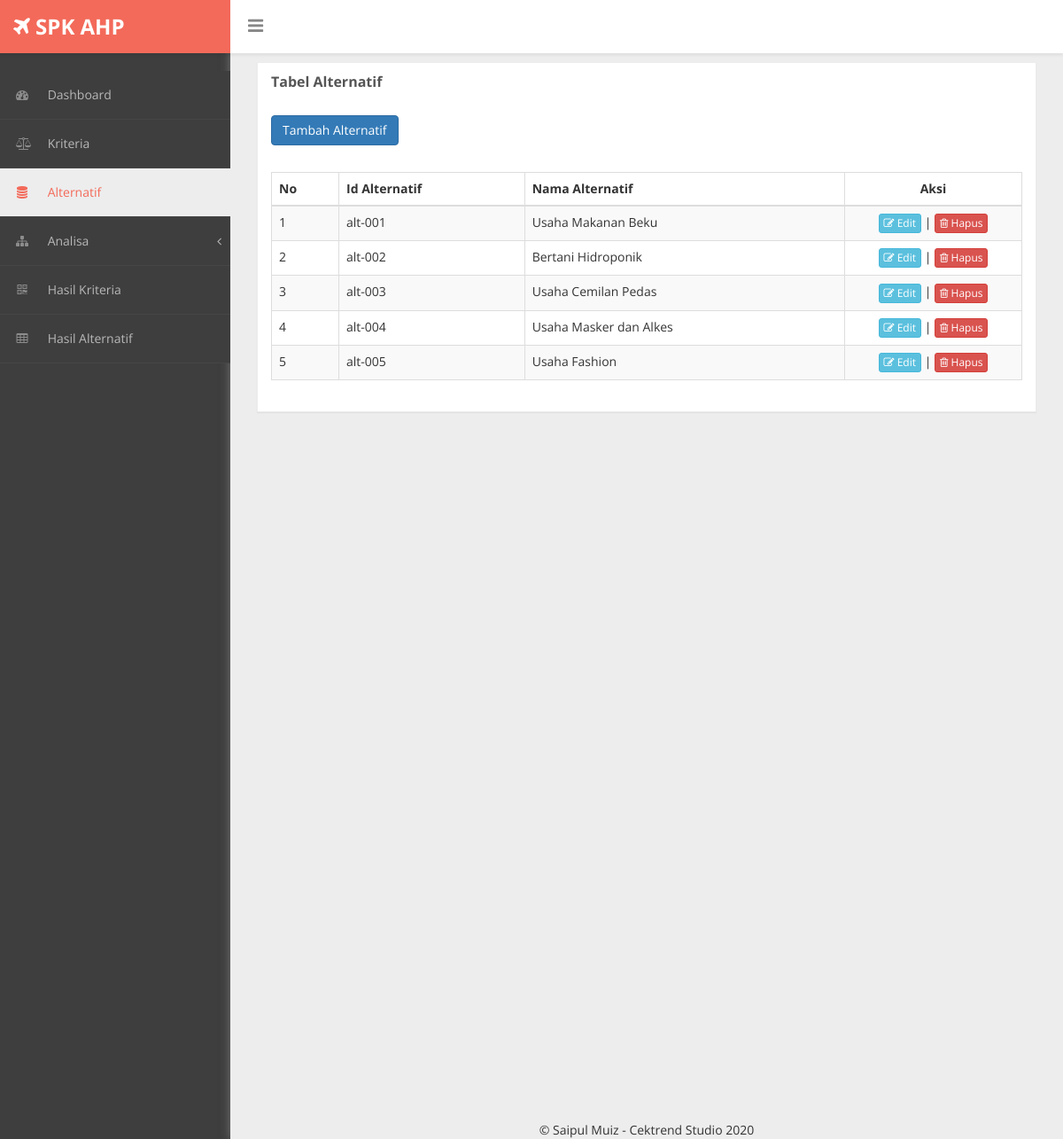
/?modul=alternatif, run on the app's committed database.
### tables this page shows
CREATE TABLE `tb_alternatif` (
  `id_alternatif` varchar(7) NOT NULL,
  `nama_alternatif` varchar(50) NOT NULL
);

### template/alternatif.php (the view, shortened to what this page needs)
<?php
    include "koneksi.php";
 ?>
<div id="page-inner">
    <div class="row">
        <div class="col-md-12">
            <div class="panel panel-default">
                <div class="panel-heading">
                    Tabel Alternatif
                </div>
                <div class="panel-body">
                    <button class="btn btn-primary btn-md" data-toggle="modal" id="addModal" data-target="#add_modal">Tambah Alternatif</button>
                </div>
                <div class="panel-body">
                    <div class="table-responsive">
                        <table class="table table-striped table-bordered table-hover">
                            <thead>
                                <tr>
                                    <th scope="col">No</th>
                                    <th scope="col">Id Alternatif</th>
                                    <th scope="col">Nama Alternatif</th>
                                    <th style="text-align: center;">Aksi</th>
                                </tr>
                            </thead>
                            <tbody id="dataAlternatif">
                            <?php
                                $query = mysqli_query($koneksi, "SELECT * FROM tb_alternatif");
                                $no = 1;
                                while ($row = mysqli_fetch_array($query)) {
                                ?>
                                <tr>
                                    <td><?php echo $no; ?></td>
                                    <td><?php echo $row[0]; ?></td>
                                    <td><?php echo $row[1]; ?></td>
                                    <td align="center" width="200">
                                        <button name="edit" id="<?php echo $row['id_alternatif'] ?>" class="btn btn-info btn-xs edit_data" ><i class="fa fa-edit"></i> Edit</button> |
                                        <button name="hapus" id="<?php echo $row['id_alternatif'] ?>" class="btn btn-danger btn-xs hapus_data" ><i class="fa fa-trash-o"></i> Hapus</button>
                                    </td>
                                </tr>
                                <?php
                                $no++;
                                }
                                ?>
                            </tbody>
                        </table>
                    </div>
                </div>
            </div>
        </div>
    </div>
</div>

### assets/css/custom-styles.css (style rules this page uses)
body { font-family: 'Open Sans', sans-serif; background: #3E3E3E; }
#page-inner { width:100%; margin:0 20px 10px 0px; background-color:transparent; padding: 15px 30px; min-height:1200px; }
.panel { border-radius:0px; }
.panel-default { border-color: #ECECEC; }
.panel-default > .panel-heading { color: #555; border-color: #FFF; font-weight:bold;background: #FFFFFF; font-size: 16px; text-shadow: none; }
.panel-heading { border-bottom: 1px solid transparent; border-top-left-radius: 3px; border-top-right-radius: 3px; }

### data on the page
tb_alternatif: id_alternatif "alt-001", nama_alternatif "Usaha Makanan Beku"
tb_alternatif: id_alternatif "alt-002", nama_alternatif "Bertani Hidroponik"
tb_alternatif: id_alternatif "alt-003", nama_alternatif "Usaha Cemilan Pedas"
tb_alternatif: id_alternatif "alt-004", nama_alternatif "Usaha Masker dan Alkes"
tb_alternatif: id_alternatif "alt-005", nama_alternatif "Usaha Fashion"
